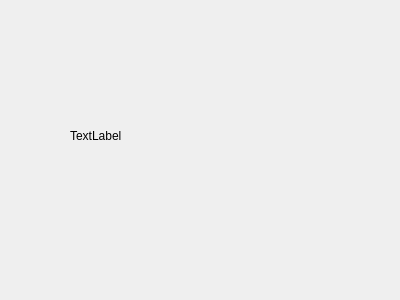
<?xml version="1.0" encoding="UTF-8"?>
<ui version="4.0">
 <class>ReminderWidget</class>
 <widget class="QWidget" name="ReminderWidget">
  <property name="geometry">
   <rect>
    <x>0</x>
    <y>0</y>
    <width>400</width>
    <height>300</height>
   </rect>
  </property>
  <property name="windowTitle">
   <string>Form</string>
  </property>
  <widget class="QLabel" name="label">
   <property name="geometry">
    <rect>
     <x>70</x>
     <y>80</y>
     <width>201</width>
     <height>111</height>
    </rect>
   </property>
   <property name="text">
    <string>TextLabel</string>
   </property>
  </widget>
 </widget>
 <resources/>
 <connections/>
</ui>
